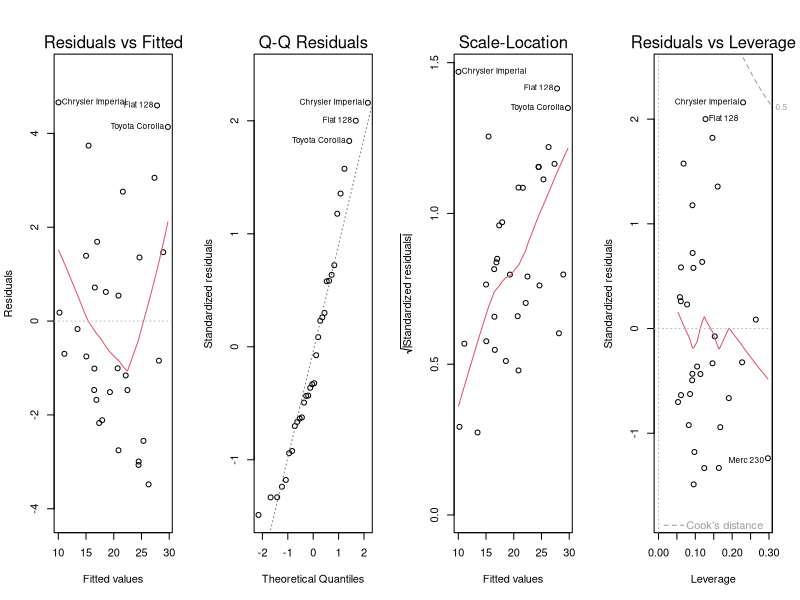
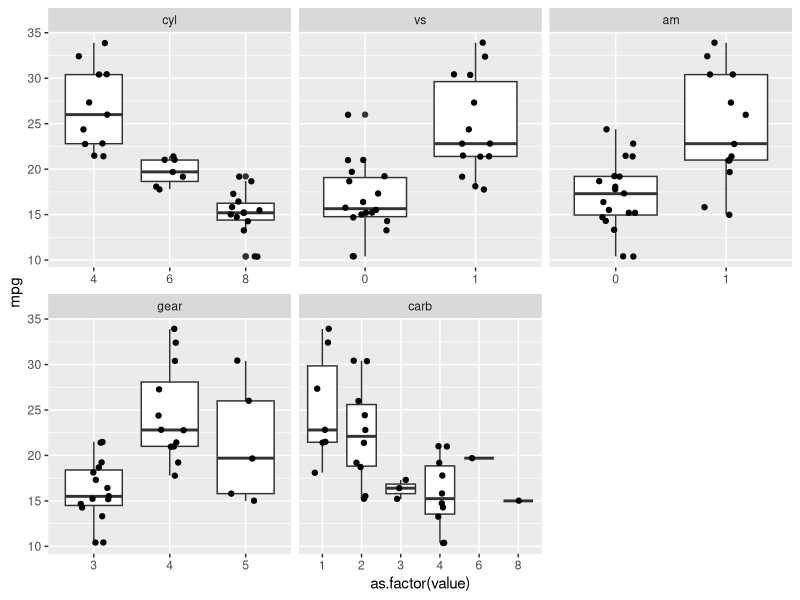
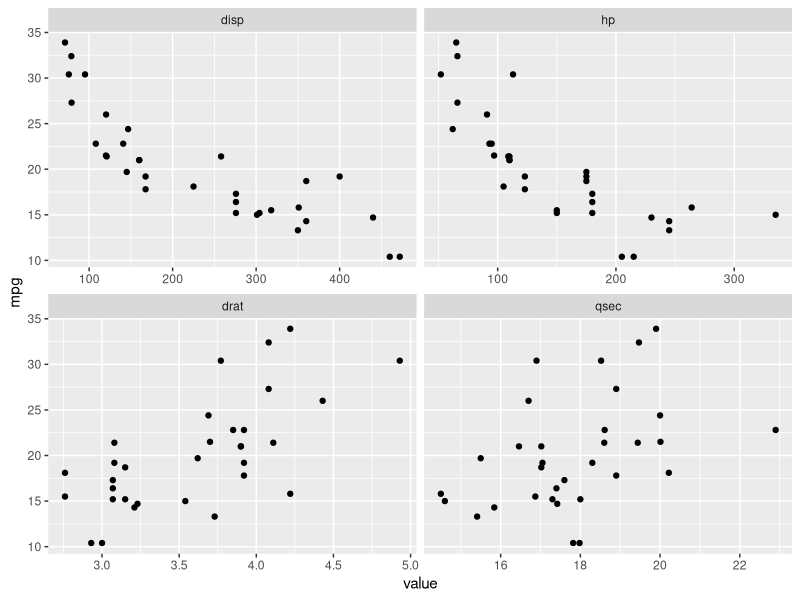
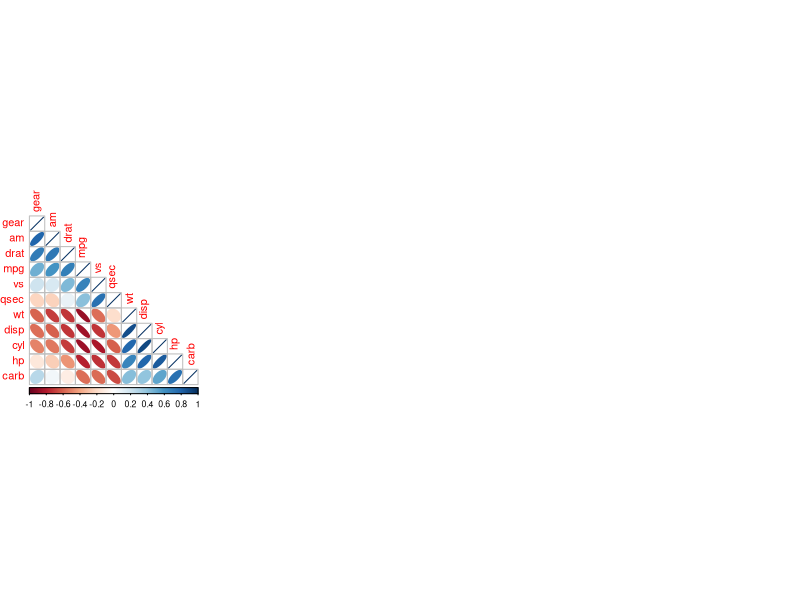

Reproduce these figures in R, in order.
## ---- chunk 1
knitr::opts_chunk$set(echo = TRUE)
rm(list = ls(all=TRUE))
suppressPackageStartupMessages(library(dplyr))
suppressPackageStartupMessages(library(reshape2))
suppressPackageStartupMessages(library(ggplot2))
suppressPackageStartupMessages(library(corrplot))
## ---- chunk 2
data(mtcars)
## ---- chunk 3
ttest_results <- t.test(mpg ~ am, data=mtcars)
## ---- chunk 4
model_am <- lm(mpg ~ as.factor(am), data=mtcars)
## ---- chunk 5
model_am_wt <- lm(mpg ~ as.factor(am) + wt, data=mtcars)
## ---- chunk 6
model_full <- lm(mpg ~ ., data=mtcars)
## ---- chunk 7
model_final <- step(model_full, direction='backward', trace=0)
## ---- chunk 8
anova_results <- anova(model_am, model_am_wt, model_final)
## ---- chunk 9
par(mfrow=c(1,4))
plot(model_final)
## ---- chunk 10
tools:::Rd2txt(utils:::.getHelpFile(as.character(help(mtcars))))
## ---- chunk 11
vars_to_explore <- setdiff(colnames(mtcars), 'mpg')

#boxplots
tmp <- melt(mtcars,measure.vars=c('cyl', 'vs', 'am', 'gear', 'carb'))
ggplot(tmp, aes(x=as.factor(value), y=mpg)) + geom_boxplot() + geom_jitter(width=0.2) + facet_wrap(~variable, scales="free_x")
#scatterplots
tmp <- melt(mtcars,measure.vars=c('disp', 'hp', 'drat', 'qsec'))
ggplot(tmp, aes(x=value, y=mpg)) + geom_point() + facet_wrap(~variable, scales="free_x")
# correlation plot
corrplot(cor(mtcars), order='AOE', method='ellipse', type='lower')
